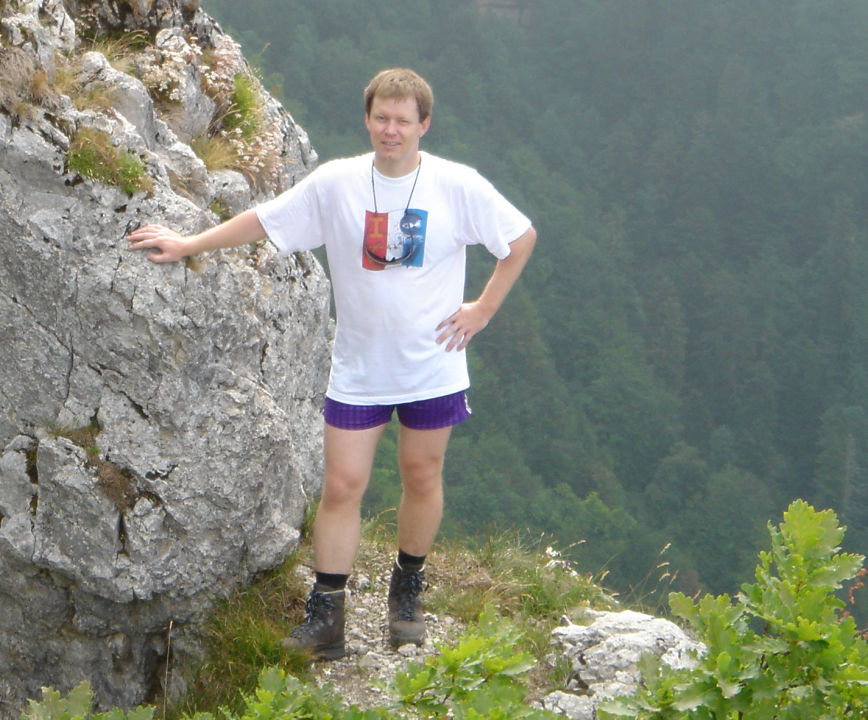
#> input picture dataset/test/pos/crop_000009.png, 868 x 720 px
$ jupyter execute DIP.ipynb   (shell and % lines are left out)
#> lines starting #> are read from the running program, lines starting #| are printed output that depends on the picture; after the words box and inside, x2 and y2 are one past the last pixel; in counts of white or black regions, pixels touching at a corner belong together
# Digital image processing
In this notebook I will use the this powerfull tool called OpenCV.

[cell 1]
from matplotlib import pyplot as plt
import cv2
import matplotlib.pyplot as plt
import numpy as np
import plotly.express as px
import pandas as pd

The file helpers.py at the folder src, is a file with my functions used to produce transformations and hide function to don't dirty the cells.

### How to open a imagem in openCV

[cell 2]
img_path = "dataset/test/pos/crop_000009.png"
img = cv2.imread(img_path)
#> img is the input picture: shape (720, 868, 3); mean B, G, R 120.2, 132.4, 126.4

[cell 3]
# How to plot on OS
# cv2.imshow('img',img)

# How to plot on Jupyter
# plt.imshow(img)

# How to plot by function helper
def plot_img_by_obj(img):
    plt.figure(figsize=(10, 10))
    plt.axis("off")
    plt.imshow(cv2.cvtColor(img, cv2.COLOR_BGR2RGB))


def plot_img_by_path(path):
    img = cv2.imread(path)
    plot_img_by_obj(img)


plot_img_by_obj(img)

Basic information of an image

[cell 4]
def describe_img(img):
    print("Type: {}".format(type(img)))
#| Type: <class 'numpy.ndarray'>
    shape = img.shape
    print("Width: {}".format(shape[0]))
#| Width: 720
    print("High: {}".format(shape[1]))
#| High: 868
    try:
        print("Dimensions/Colors: {}".format(shape[2]))
#| Dimensions/Colors: 3
    except:
        print("Dimensions/Colors: 1")
    print("Colors Level: {} - {}".format(np.min(img), np.max(img)))
#| Colors Level: 0 - 255


describe_img(img)

### Colors to Gray

[cell 5]
img_g = cv2.cvtColor(img, cv2.COLOR_RGB2GRAY)
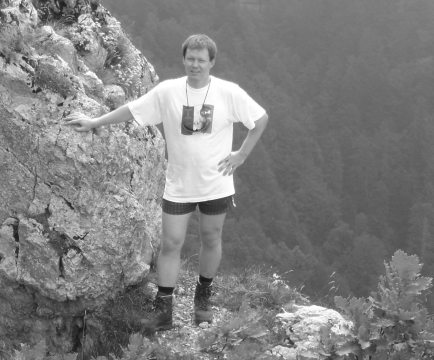
#> img_g: shape (720, 868) (shown at 1/2 size); min 23, max 255, mean 128.1
plot_img_by_obj(img_g)

### How to resize image

[cell 6]
img_r = cv2.resize(img, (360, 360), interpolation=cv2.INTER_CUBIC)
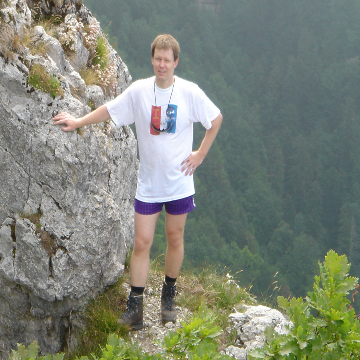
#> img_r: shape (360, 360, 3); mean B, G, R 120.2, 132.4, 126.4
plot_img_by_obj(img_r)

### Histogram of colors (levels)

[cell 7]
def plot_hist(img, title):
#> called with title = 'Histogram'
    hist = cv2.calcHist([img], [0], None, [256], [0, 256])
#> hist = 256 values, max 10947 at index 120, min 32 at index 1, mean 2441.2
    hist = hist.astype(int)
    hist = [h[0] for h in hist]

    df = pd.DataFrame(hist, columns=["freq"])
#> df = table of 256 rows and 1 columns
    df["level"] = df.index

    fig = px.bar(df, x="level", y="freq")
    fig.update_layout(title=title)
    fig.show()


plot_hist(img, "Histogram")

### How to equalize an image

[cell 8]
# A gray
img_g_e = cv2.equalizeHist(img_g)
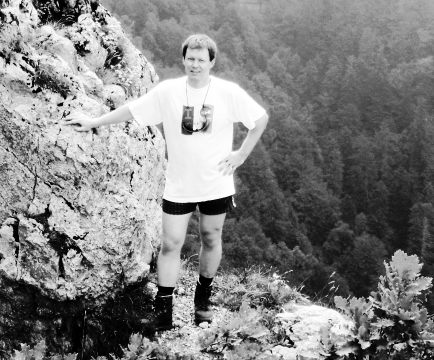
#> img_g_e: shape (720, 868) (shown at 1/2 size); min 0, max 255, mean 128.7

# [8 lines of commented-out code are left out]

plot_hist(img_g_e, "Histogram")
plot_img_by_obj(img_g_e)

### How to make a binary image

[cell 9]
cell, img_bin = cv2.threshold(img_g_e, 0, 255, cv2.THRESH_BINARY + cv2.THRESH_OTSU)
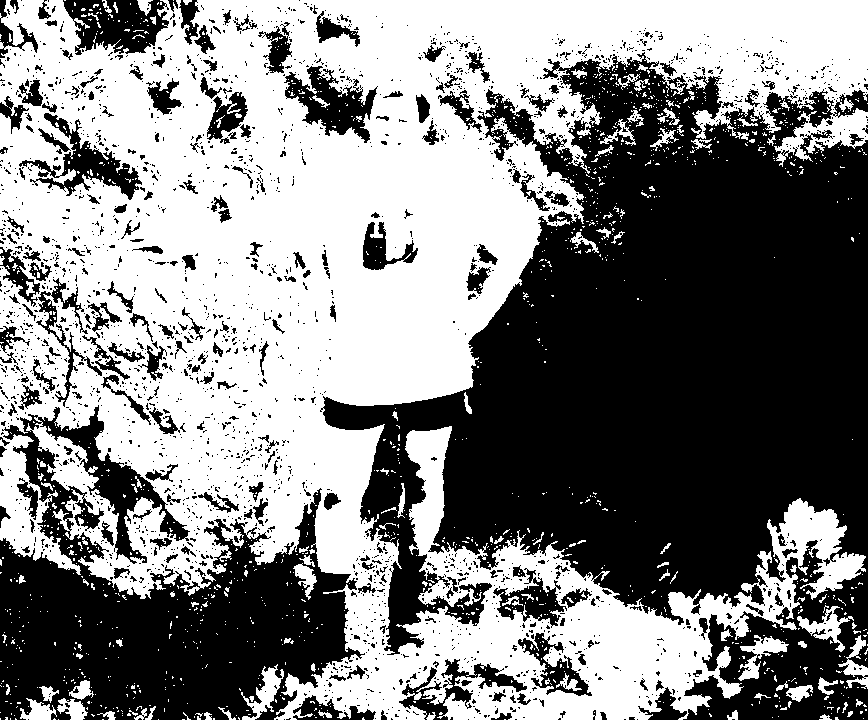
#> img_bin: shape (720, 868); 51.4% white; 2328 black regions (2091 under 20 px), largest, box (x1, y1, x2, y2) and area: (320, 52, 868, 720) 198933, (0, 405, 365, 720) 55777, (63, 0, 169, 55) 3763
#> cell = 124
plot_hist(img_bin, "Histogram")
plot_img_by_obj(img_bin)

### How to smooth an image

[cell 10]
img_g = cv2.GaussianBlur(img, (9, 9), 9)
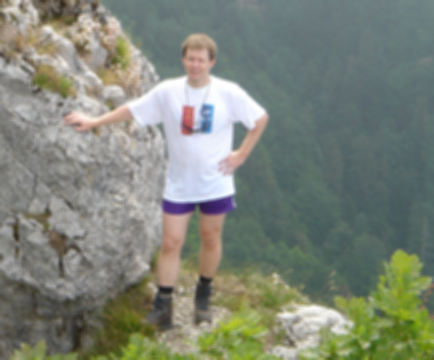
#> img_g: shape (720, 868, 3) (shown at 1/2 size); mean B, G, R 120.2, 132.4, 126.4
plot_hist(img_g, "Histogram")
plot_img_by_obj(img_g)

### How to identify borders

[cell 11]
img_c = cv2.Canny(img, 100, 200)
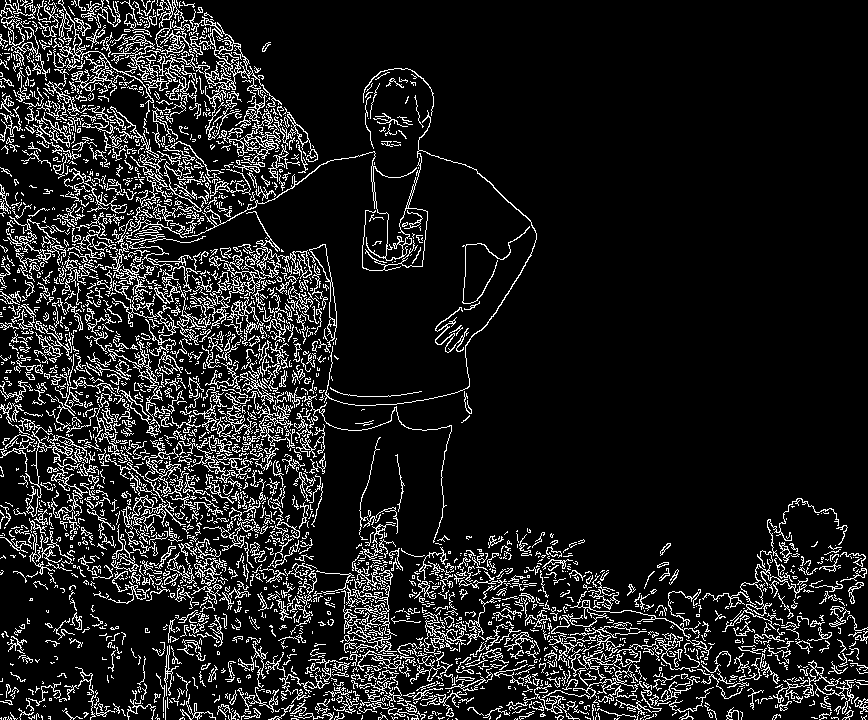
#> img_c: shape (720, 868); 12.1% white in thin lines or dots
plot_hist(img_c, "Histogram")
plot_img_by_obj(img_c)

[cell 12]
### How to identify and draw key points

[cell 13]
orb = cv2.ORB_create(nfeatures=512)
key_points = orb.detect(img, None)
#> key_points = 512 keypoints; strongest (x, y, size): (389, 259, 37.2), (393, 258, 31), (387, 259, 31), (389, 258, 44.6)
img_p = cv2.drawKeypoints(img, key_points, outImage=np.array([]), flags=0)
plot_img_by_obj(img_p)
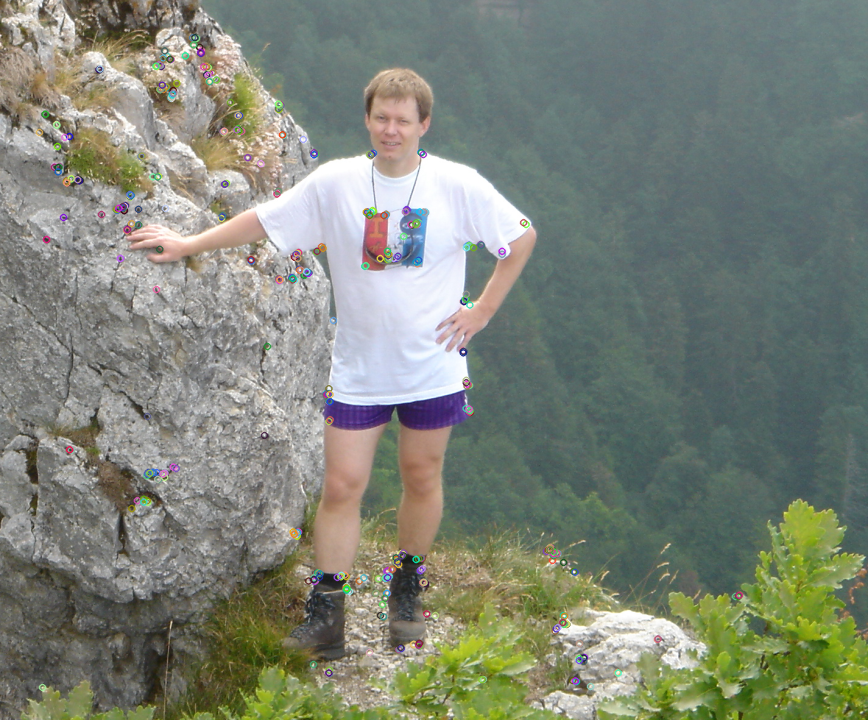
#> shown: shape (720, 868, 3); mean R, G, B 126.1, 132.2, 120

$ run again, with dataset/test/pos/crop_000016.png copied over dataset/test/pos/crop_000009.png
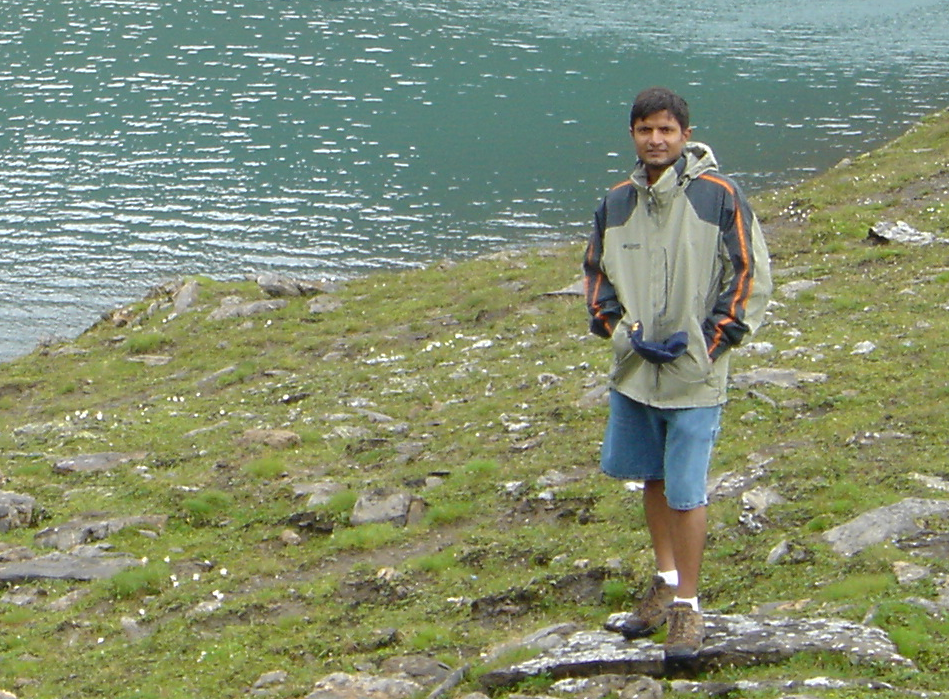
#> input picture dataset/test/pos/crop_000016.png, 949 x 699 px
#> img is the input picture: shape (699, 949, 3); mean B, G, R 114.1, 142.7, 131.4
#| Type: <class 'numpy.ndarray'>
#| Width: 699
#| High: 949
#| Dimensions/Colors: 3
#| Colors Level: 0 - 255
#> hist = 256 values, max 9288 at index 124, min 22 at index 1, mean 2591.2
#> df = table of 256 rows and 1 columns
#> `cell, img_bin = cv2.threshold(img_g_e, 0, 255, cv2.THRESH_BINARY + cv2..`:
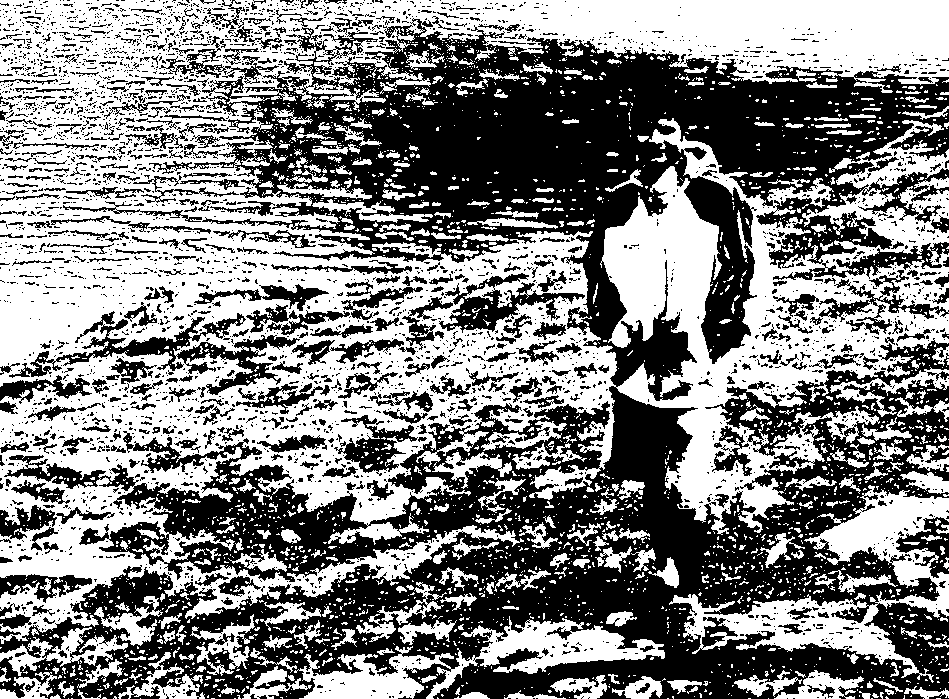
#> img_bin: shape (699, 949); 51.5% white; 3703 black regions (3235 under 20 px), largest, box (x1, y1, x2, y2) and area: (0, 18, 949, 699) 251773, (9, 311, 300, 395) 5271, (439, 273, 585, 333) 2810
#> cell = 124
#> img_c: shape (699, 949); 17.5% white in thin lines or dots
#> key_points = 512 keypoints; strongest (x, y, size): (285, 398, 31), (286, 396, 37.2), (705, 152, 31), (790, 206, 31)
#> `[cell 13] orb = cv2.ORB_create(nfeatures=512) key_points = orb.detect(..`:
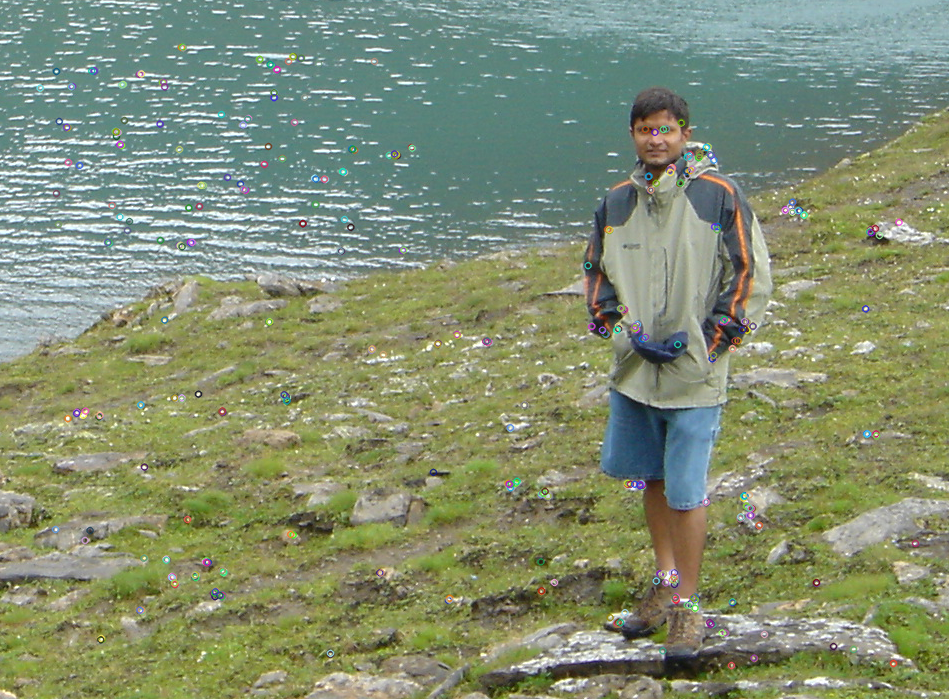
#> shown: shape (699, 949, 3); mean R, G, B 131.2, 142.5, 114

$ run again, with dataset/test/pos/crop_000023.png copied over dataset/test/pos/crop_000009.png
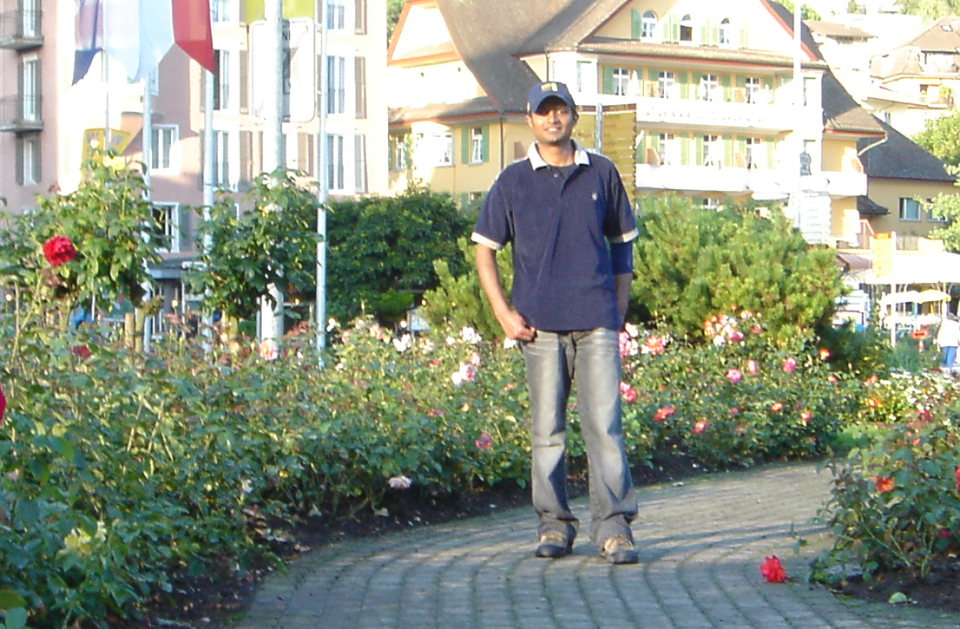
#> input picture dataset/test/pos/crop_000023.png, 960 x 629 px
#> img is the input picture: shape (629, 960, 3); mean B, G, R 132.6, 150.7, 143.2
#| Type: <class 'numpy.ndarray'>
#| Width: 629
#| High: 960
#| Dimensions/Colors: 3
#| Colors Level: 0 - 255
#> hist = 256 values, max 36594 at index 255, min 18 at index 0, mean 2358.8
#> df = table of 256 rows and 1 columns
#> `cell, img_bin = cv2.threshold(img_g_e, 0, 255, cv2.THRESH_BINARY + cv2..`:
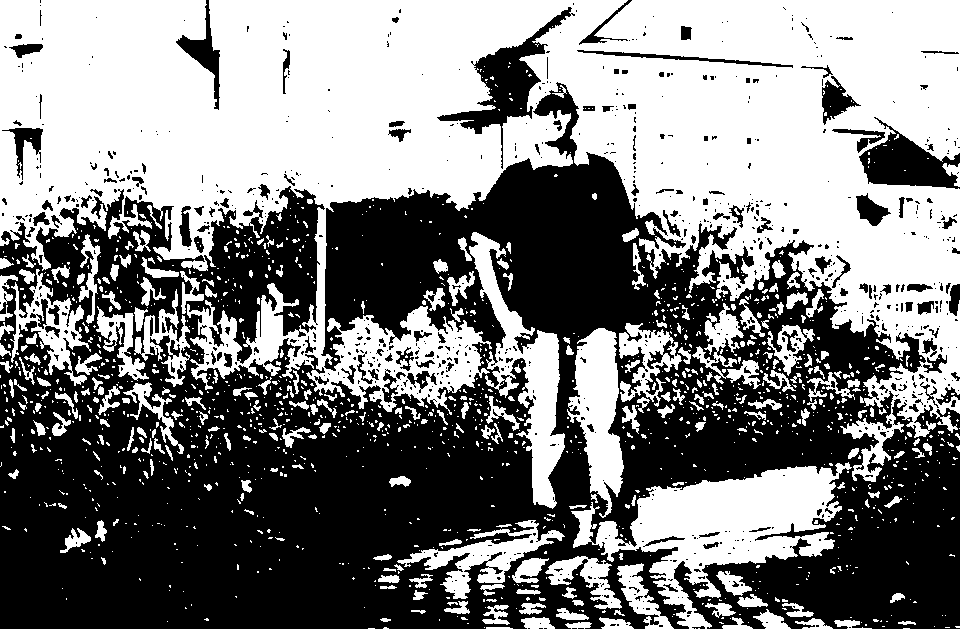
#> img_bin: shape (629, 960); 50.1% white; 834 black regions (679 under 20 px), largest, box (x1, y1, x2, y2) and area: (0, 82, 960, 629) 276660, (437, 7, 575, 169) 4440, (859, 117, 960, 189) 3506
#> cell = 127
#> img_c: shape (629, 960); 17.2% white in thin lines or dots
#> key_points = 512 keypoints; strongest (x, y, size): (269, 268, 31), (268, 286, 31), (263, 296, 31), (422, 301, 31)
#> `[cell 13] orb = cv2.ORB_create(nfeatures=512) key_points = orb.detect(..`:
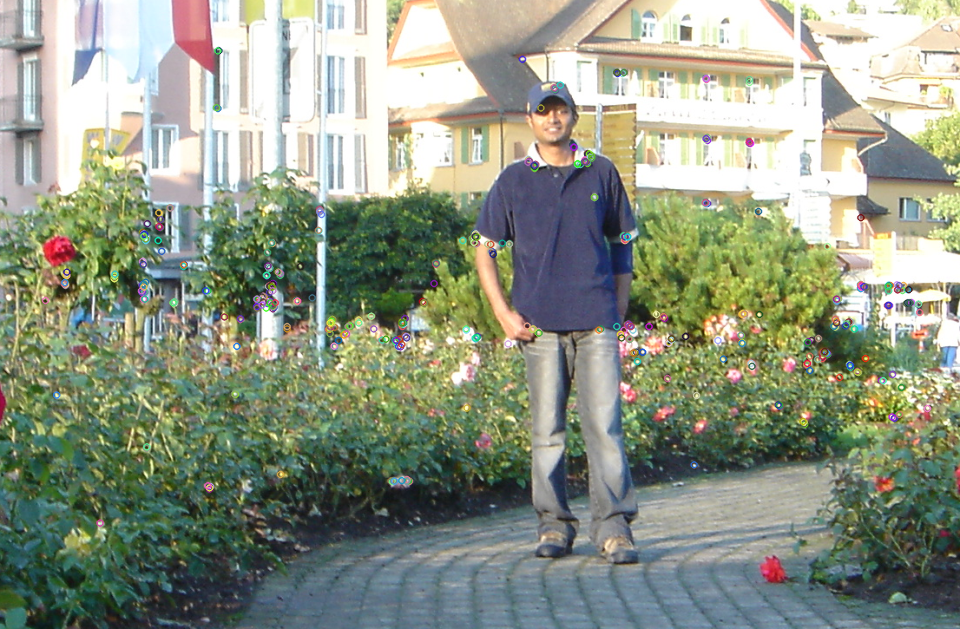
#> shown: shape (629, 960, 3); mean R, G, B 142.8, 150.5, 132.5
